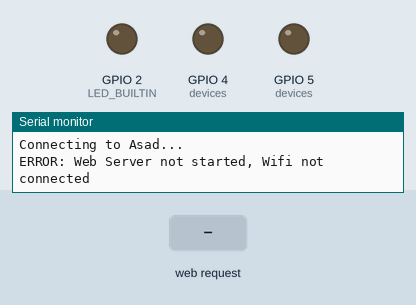
The program below on a simulated ESP32. Parts: output pins drawn as LEDs (lit = HIGH), the last lines printed to the serial monitor. Dashed ring = blinking. The inputs (shaded band) are chosen by the test bench. WiFi joins after 1.5 s; servers stay silent unless stated.

Above: at 1.2 s.
1.3 s: HTTP request GET /led0/toggle received
At 2.09 s:
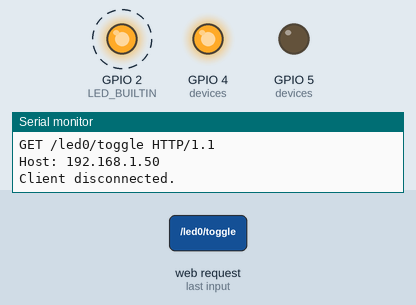
4.3 s: HTTP request GET /led1/toggle received
At 4.84 s:
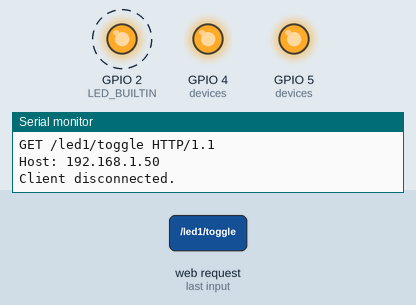
7.3 s: HTTP request GET /led0/toggle received
At 7.58 s:
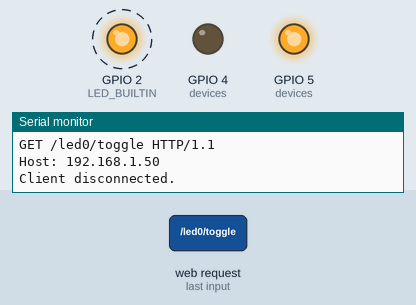
Timing chart, 0 to 16.3 s (numbered marks = the images above; inputs shaded):
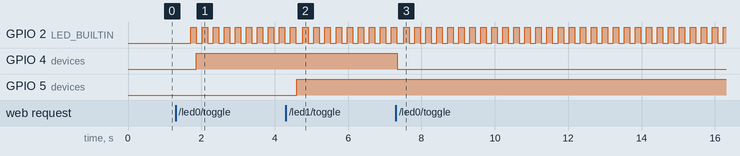

The program:

main.cpp
```cpp
#include <Arduino.h>
#include <WiFi.h>
#include <IRremote.h>
#include "MyWifi.h"
#include "MyWebserver.h"
#include "Utils.h"

WiFiServer *pWebServer;
Utils::Device devices[] = {
  {"wifi", LED_BUILTIN, false, UINT32_MAX},
  { "led0", 4, false, 0xfb04ef00},
  { "led1", 5, false, 0xf807ef00},
};

const size_t DEVICES_CONNECTED = sizeof(devices) / sizeof(Utils::Device);

uint32_t currentTimestamp = 0;
uint32_t previousTimestamp = 0;

void setup() {
  Serial.begin(9600);
  Serial.println("Starting...");

  // IR Receiver Setting
  IrReceiver.begin(IR_RECEIVER_PIN, true, 21);

  // Initialize the ports
  initPorts(devices, DEVICES_CONNECTED);

  // Connecting to WiFi
  MyWifi::setupWifi(SSID, PASSWORD);

  // Creating the HTTP WebServer
  pWebServer = MyWebServer::initWebServer(HTTP_PORT);
  if (pWebServer == nullptr) {
    Serial.println("ERROR: Web Server not started, Wifi not connected");
  }
}

void loop() {
  currentTimestamp = millis();
  Utils::WifiConnectivityLED(LED_BUILTIN);

  // Creating a WebServer
  if (pWebServer != nullptr) {
    MyWebServer::runWebServer(devices, DEVICES_CONNECTED);
  }
  else {
    if (WiFi.status() == WL_CONNECTED) {
      Serial.println("Wifi Connected... Retrying to start the Web Server");
      pWebServer = MyWebServer::initWebServer(HTTP_PORT);
      if (pWebServer == nullptr) {
        Serial.println("ERROR: Web Server not started, Wifi not connected");
      }
    }
  }

  if (WiFi.status() != WL_CONNECTED && (currentTimestamp - previousTimestamp > WIFI_TIMEOUT)) {
    if (pWebServer != nullptr) {
      MyWebServer::closeWebServer();
      pWebServer = nullptr;
    }

    Serial.println("Reconnecting WiFi.... ");
    WiFi.disconnect();
    Serial.println("Disconnected WiFi.... ");
    WiFi.reconnect();
    if (WiFi.status() == WL_CONNECTED)
      Serial.println("Wifi Connected");
    previousTimestamp = currentTimestamp;
  }

  // Check for IR Receiver
  if (IrReceiver.decode()) {
    uint32_t irCode = IrReceiver.decodedIRData.decodedRawData;
    Serial.printf("IR Signal Received %x\n", irCode);

    for (size_t i = 0; i < DEVICES_CONNECTED; i++) {
      if (devices[i].irCode == irCode) {
        devices[i].state = !devices[i].state;
        digitalWrite(devices[i].pin, devices[i].state);
        Serial.printf("%s %s\n", devices[i].name.c_str(), devices[i].state ? "ON" : "OFF");
      }
    }

    IrReceiver.resume();
  }
}
```

MyWebserver.h
```cpp
#ifndef __MY_WEBSERVER_H__
#define __MY_WEBSERVER_H__

#include <Arduino.h>
#include <WiFi.h>
#include "Utils.h"

namespace MyWebServer {
  static uint32_t currentTime = 0;
  static uint32_t lastTime = 0;
  static const uint32_t waitInterval = 2000;
  static WiFiServer *server;

  static String requestHeaderPayload = "";
  static String requestPayload = "";

  WiFiServer *initWebServer(uint8_t port = 80);
  bool closeWebServer();
  void runWebServer(Utils::Device *devices, size_t devicesCount);
  WiFiServer *getWebServerInstance();
}

#endif // __MY_WEBSERVER_H__
```

MyWifi.h
```cpp
#ifndef __MY_WIFI_H__
#define __MY_WIFI_H__

#include <Arduino.h>
#include <WiFi.h>
#include "Utils.h"

namespace MyWifi {
  static uint32_t currentTime = 0;
  static uint32_t lastTime = 0;
  static const uint32_t waitInterval = 5000;

  void setupWifi(const char *ssid, const char *password, bool isReconnecting = false, wifi_mode_t wifiMode = WIFI_STA);
}

#endif // __MY_WIFI_H__
```

Utils.h
```cpp
#ifndef __UTILS_H__
#define __UTILS_H__

#include <Arduino.h>
#include <WiFi.h>

// WIFI Credentials
#define SSID "Asad"
#define PASSWORD "password"

// WebServer Port
#define HTTP_PORT 80
#define IR_RECEIVER_PIN 19

#define WIFI_RETRY_COUNT 25

#define WIFI_TIMEOUT 5000

namespace Utils {
  struct Device {
    String name;
    uint8_t pin;
    bool state;
    uint32_t irCode;
  };

  void initPorts(Utils::Device *devices, size_t devicesCount);
  void WifiConnectivityLED(uint8_t pin);

}

#endif // __UTILS_H__
```

MyWebserver.cpp
```cpp
#include "MyWebserver.h"


WiFiServer *MyWebServer::initWebServer(uint8_t port) {
  if (WiFi.status() != WL_CONNECTED) {
    // WiFi not connected, cannot start initialize Web Server
    return nullptr;
  }
  server = new WiFiServer(port);
  server->begin();
  Serial.println("HTTP server listening at http://" + WiFi.localIP().toString());

  return server;
}

WiFiServer *MyWebServer::getWebServerInstance() {
  return server;
}

bool MyWebServer::closeWebServer() {
  if (server != nullptr) {
    server->stopAll();
    server->close();
    delete server;

    return true;
  }
  return false;
}

void MyWebServer::runWebServer(Utils::Device *devices, size_t devicesCount) {
  WiFiClient client = server->available();
  if (client) {
    currentTime = millis();
    if (client.connected() && (currentTime - lastTime) > waitInterval) {
      Serial.printf("Client Connected (%s)...\n", client.remoteIP().toString().c_str());
    }
    String requestPayload = "";
    while (client.connected()) {
      if (client.available()) {
        char c = client.read();
        Serial.printf("%c", c);
        requestHeaderPayload += c;

        if (c == '\n') {
          if (requestPayload.length() == 0) {
            String contentType = "text/json";
            String statusText = "200 OK";
            String response;

            client.println("HTTP/1.1 200 OK");
            client.println("Content-type:text/html");
            client.println("Connection: close");
            client.println();


            if (requestHeaderPayload.indexOf("GET / ") != -1) {
              String html = "<!DOCTYPE html>\r\n<html lang=\"en\">\r\n\r\n<head>\r\n  <meta charset=\"UTF-8\">\r\n  <meta http-equiv=\"X-UA-Compatible\" content=\"IE=edge\">\r\n  <meta name=\"viewport\" content=\"width=device-width, initial-scale=1.0\">\r\n  <link rel=\"stylesheet\" href=\"https://cdn.jsdelivr.net/npm/bootstrap@4.4.1/dist/css/bootstrap.min.css\"\r\n    integrity=\"sha384-Vkoo8x4CGsO3+Hhxv8T/Q5PaXtkKtu6ug5TOeNV6gBiFeWPGFN9MuhOf23Q9Ifjh\" crossorigin=\"anonymous\">\r\n  <title>ESP32 | Remote Home Control System</title>\r\n</head>\r\n\r\n<body>\r\n  <div class=\"container\">\r\n    <h1 class=\"display-3 text-center\">Remote Home Control System</h1>\r\n    <div class=\"text-center mt-5\">\r\n      <button id=\"led0\" class=\"btn btn-lg btn-secondary\">LED 0</button>\r\n      <button id=\"led1\" class=\"btn btn-lg btn-secondary\">LED 1</button>\r\n    </div>\r\n  </div>\r\n</body>\r\n\r\n<script defer>\r\n\r\n  fetch(\'/status\').then(res => res.json()).then(state => {\r\n    const buttons = document.querySelectorAll(\"button\");\r\n    updateButton(buttons, state);\r\n\r\n    buttons.forEach(button => button.addEventListener(\"click\", () => {\r\n      fetch(`/${button.id}/toggle`).then(response => response.json()).then(data => {\r\n        state = { ...state, ...data };\r\n        updateButton(buttons, state);\r\n      }).catch(e => {\r\n        console.log(e);\r\n      });\r\n    }));\r\n\r\n    function updateButton(buttons, state) {\r\n      buttons.forEach(button => {\r\n        if (state[button.id]) {\r\n          button.classList.add(\"btn-success\");\r\n          button.classList.remove(\"btn-danger\");\r\n        } else {\r\n          button.classList.remove(\"btn-success\");\r\n          button.classList.add(\"btn-danger\");\r\n        }\r\n      });\r\n    }\r\n  });\r\n\r\n</script>\r\n\r\n</html>\r\n\r\n\r\n<!-- https://jsonformatter.org/javascript-escape -->\r\n";
              client.println(html);
              client.println();

            }
            else if (requestHeaderPayload.indexOf("GET /led0/toggle") != -1) {
              for (int i = 0; i < devicesCount; i++) {
                if (devices[i].name == "led0") {
                  devices[i].state = !devices[i].state;
                  digitalWrite(devices[i].pin, devices[i].state);
                  client.println("{\"led0\": " + String(devices[i].state) + "}");
                  break;
                }
              }
            }
            else if (requestHeaderPayload.indexOf("GET /led1/toggle") != -1) {
              for (int i = 0; i < devicesCount; i++) {
                if (devices[i].name == "led1") {
                  devices[i].state = !devices[i].state;
                  digitalWrite(devices[i].pin, devices[i].state);
                  client.println("{\"led1\": " + String(devices[i].state) + "}");
                  break;
                }
              }
            }
            else if (requestHeaderPayload.indexOf("GET /status") != -1) {
              String json = "{";
              for (int i = 0; i < devicesCount; i++) {
                if (i > 0) {
                  json += ",";
                }
                json += "\"" + devices[i].name + "\": " + String(devices[i].state);
              }
              json += "}";
              client.println(json);
              client.println();
            }
            else {
              client.println("404");
              client.println();
            }

            break;
          }
          else {
            requestPayload = "";
          }
        }
        else if (c != '\r') {
          requestPayload += c;
        }
      }
    }
    requestHeaderPayload = "";
    client.stop();
    Serial.println("Client disconnected.");
    Serial.println("");
  }
}
```

MyWifi.cpp
```cpp
#include "MyWifi.h"

void MyWifi::setupWifi(const char *ssid, const char *password, bool isReconnecting, wifi_mode_t wifiMode) {
  WiFi.disconnect();
  WiFi.mode(wifiMode);
  WiFi.begin(ssid, password);

  if (!isReconnecting)
    Serial.printf("Connecting to %s...\n", ssid);

  uint32_t counter = 0;
  uint32_t retryDelay = 500;

  currentTime = millis();
  uint32_t diff = currentTime - lastTime;
  bool shouldAttemptReconnect = diff > waitInterval;

  if (isReconnecting && shouldAttemptReconnect) {
    lastTime = currentTime;
  }
  else return;

  while (WiFi.status() != WL_CONNECTED) {
    delay(retryDelay);
    Serial.printf("Retrying...%u\n", ++counter);

    if (counter >= (isReconnecting ? 1 : WIFI_RETRY_COUNT)) {
      Serial.printf("ERROR: Couldn't connect to WiFi, will retry in %ums", waitInterval);
      break;
    }
  }

  if (WiFi.status() == WL_CONNECTED) {
    WiFi.setAutoReconnect(true);
    Serial.println(WiFi.localIP());
    Serial.printf("Wifi strength is %u\n", WiFi.RSSI());
  }
}
```

Utils.cpp
```cpp
#include "Utils.h"

void Utils::initPorts(Utils::Device *devices, size_t devicesCount) {
  for (uint8_t i = 0; i < devicesCount; i++) {
    pinMode(devices[i].pin, OUTPUT);
  }
}

void Utils::WifiConnectivityLED(uint8_t pin) {
  if (WiFi.status() == WL_CONNECTED) {
    delay(150);
    digitalWrite(LED_BUILTIN, HIGH);
  }
  delay(150);
  digitalWrite(LED_BUILTIN, LOW);
}
```

Measured:
- after the input at 1.3 s, GPIO 4 (devices): LOW → HIGH after 0.57 s
- after the input at 4.3 s, GPIO 5 (devices): LOW → HIGH after 0.29 s
- after the input at 7.3 s, GPIO 4 (devices): HIGH → LOW at once
- by itself, GPIO 2 (LED_BUILTIN): alternates HIGH for 0.15 s and LOW for 0.15 s
